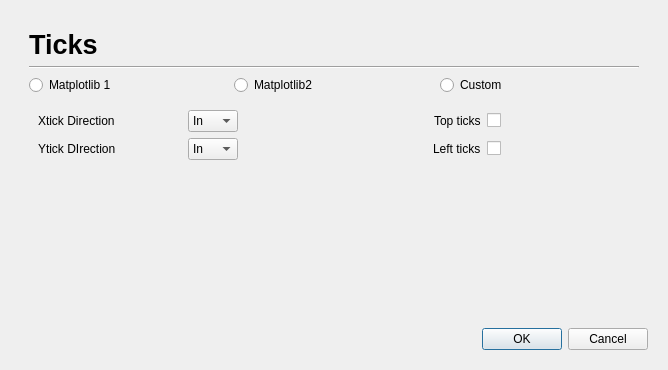
<?xml version="1.0" encoding="UTF-8"?>
<ui version="4.0">
 <class>Options</class>
 <widget class="QDialog" name="Options">
  <property name="geometry">
   <rect>
    <x>0</x>
    <y>0</y>
    <width>668</width>
    <height>370</height>
   </rect>
  </property>
  <property name="windowTitle">
   <string>Preferences</string>
  </property>
  <layout class="QGridLayout" name="gridLayout">
   <item row="0" column="0">
    <widget class="QWidget" name="widget" native="true">
     <layout class="QGridLayout" name="gridLayout_2">
      <item row="0" column="0">
       <widget class="QWidget" name="widget_2" native="true">
        <layout class="QGridLayout" name="gridLayout_3">
         <item row="2" column="0">
          <widget class="QRadioButton" name="tickmat1">
           <property name="text">
            <string>Matplotlib 1</string>
           </property>
          </widget>
         </item>
         <item row="1" column="0" colspan="3">
          <widget class="Line" name="line">
           <property name="orientation">
            <enum>Qt::Horizontal</enum>
           </property>
          </widget>
         </item>
         <item row="0" column="0">
          <widget class="QLabel" name="label">
           <property name="font">
            <font>
             <pointsize>20</pointsize>
             <weight>75</weight>
             <bold>true</bold>
            </font>
           </property>
           <property name="text">
            <string>Ticks</string>
           </property>
          </widget>
         </item>
         <item row="2" column="1">
          <widget class="QRadioButton" name="tickmat2">
           <property name="text">
            <string>Matplotlib2</string>
           </property>
          </widget>
         </item>
         <item row="2" column="2">
          <widget class="QRadioButton" name="tickcust">
           <property name="text">
            <string>Custom</string>
           </property>
          </widget>
         </item>
         <item row="3" column="0" colspan="3">
          <widget class="QWidget" name="widget_4" native="true">
           <layout class="QGridLayout" name="gridLayout_4">
            <item row="2" column="2" alignment="Qt::AlignRight">
             <widget class="QLabel" name="label_5">
              <property name="text">
               <string>Left ticks</string>
              </property>
             </widget>
            </item>
            <item row="1" column="2" alignment="Qt::AlignRight">
             <widget class="QLabel" name="label_4">
              <property name="text">
               <string>Top ticks</string>
              </property>
             </widget>
            </item>
            <item row="1" column="3" alignment="Qt::AlignLeft">
             <widget class="QCheckBox" name="topcheck">
              <property name="text">
               <string/>
              </property>
             </widget>
            </item>
            <item row="1" column="0" alignment="Qt::AlignLeft">
             <widget class="QLabel" name="label_2">
              <property name="text">
               <string>Xtick Direction</string>
              </property>
             </widget>
            </item>
            <item row="2" column="3" alignment="Qt::AlignLeft">
             <widget class="QCheckBox" name="leftcheck">
              <property name="text">
               <string/>
              </property>
             </widget>
            </item>
            <item row="2" column="0" alignment="Qt::AlignLeft">
             <widget class="QLabel" name="label_3">
              <property name="text">
               <string>Ytick DIrection</string>
              </property>
             </widget>
            </item>
            <item row="2" column="1" alignment="Qt::AlignLeft">
             <widget class="QComboBox" name="ytickcombo">
              <item>
               <property name="text">
                <string>In</string>
               </property>
              </item>
              <item>
               <property name="text">
                <string>Out</string>
               </property>
              </item>
             </widget>
            </item>
            <item row="1" column="1" alignment="Qt::AlignLeft">
             <widget class="QComboBox" name="xtickcombo">
              <item>
               <property name="text">
                <string>In</string>
               </property>
              </item>
              <item>
               <property name="text">
                <string>Out</string>
               </property>
              </item>
             </widget>
            </item>
           </layout>
          </widget>
         </item>
        </layout>
       </widget>
      </item>
      <item row="1" column="0">
       <widget class="QWidget" name="widget_3" native="true"/>
      </item>
      <item row="2" column="0">
       <widget class="QDialogButtonBox" name="buttonBox">
        <property name="standardButtons">
         <set>QDialogButtonBox::Cancel|QDialogButtonBox::Ok</set>
        </property>
       </widget>
      </item>
     </layout>
    </widget>
   </item>
  </layout>
 </widget>
 <resources/>
 <connections/>
</ui>
